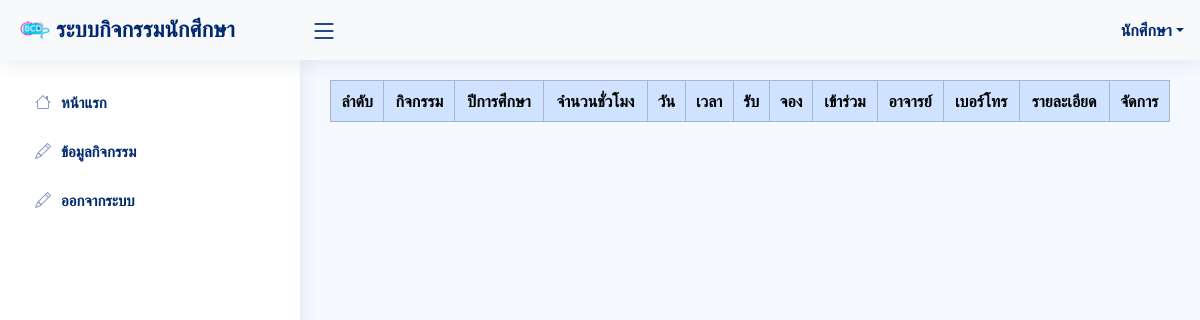
/std/activity.php (signed in), run on an earlier commit of the app's database.
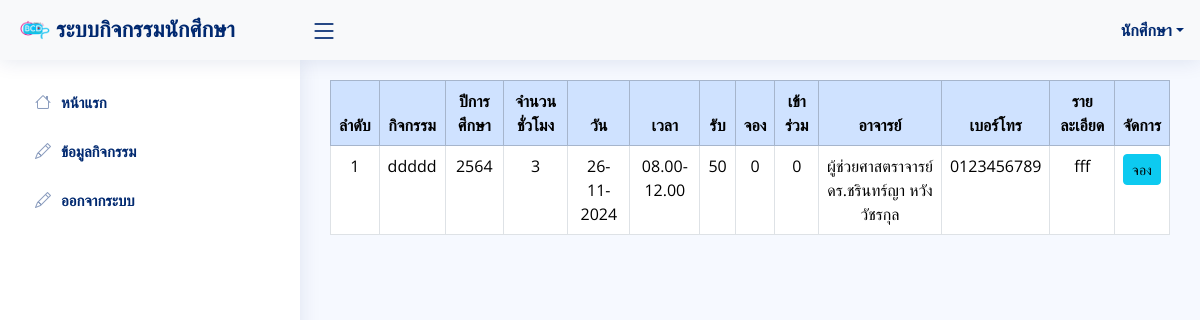
And on a later commit of the database.
### tables this page shows
CREATE TABLE `tbl_activity` (
  `act_id` int(10) NOT NULL,
  `act_name` varchar(100) NOT NULL COMMENT 'ชื่อกิจกรรม',
  `act_year` varchar(10) NOT NULL COMMENT 'ปีการศึกษา',
  `act_hour` int(10) NOT NULL COMMENT 'จำนวนชั่วโมง',
  `act_day` date NOT NULL COMMENT 'วัน',
  `act_time` varchar(20) NOT NULL COMMENT 'เวลา',
  `act_number` int(11) DEFAULT 40 COMMENT 'จำนวนนักศึกษา',
  `act_status` varchar(50) NOT NULL DEFAULT '1' COMMENT 'สถานะการจัดกิจกรรม',
  `tch_id` int(11) NOT NULL COMMENT 'ไอดี อาจารย์',
  `act_phone` varchar(20) NOT NULL COMMENT 'เบอร์โทร',
  `act_details` varchar(500) NOT NULL COMMENT 'รายละเอียดเพิ่มเติม',
  `act_delete` int(1) DEFAULT NULL COMMENT '1 ลบ',
  `adm_id` int(11) NOT NULL COMMENT 'ไอดี แอด',
  `act_stamp` timestamp NOT NULL DEFAULT current_timestamp()
);

CREATE TABLE `tbl_tch` (
  `tch_id` int(11) NOT NULL,
  `tch_mail` varchar(50) NOT NULL,
  `tch_pass` varchar(20) NOT NULL,
  `thc_fname` varchar(50) NOT NULL,
  `thc_lname` varchar(50) NOT NULL,
  `thc_delete` int(1) DEFAULT NULL COMMENT ' 1 ลบ',
  `thc_phone` varchar(10) NOT NULL
);

### std/activity.php (the view, shortened to what this page needs)
<!DOCTYPE html>
<html lang="en">
<?php require_once("./head.php") ?>
<body>
    <?php require_once("./header.php") ?>
    <main id="main" class="main">
        <table class="table table-bordered">
            <thead>
                <tr class="table-primary">
                    <th class="text-center">ลำดับ</th>
                    <th class="text-center">กิจกรรม</th>
                    <th class="text-center">ปีการศึกษา</th>
                    <th class="text-center">จำนวนชั่วโมง</th>
                    <th class="text-center">วัน</th>
                    <th class="text-center">เวลา</th>
                    <th class="text-center">รับ</th>
                    <th class="text-center">จอง</th>
                    <th class="text-center">เข้าร่วม</th>
                    <th class="text-center">อาจารย์</th>
                    <th class="text-center">เบอร์โทร</th>
                    <th class="text-center">รายละเอียด</th>
                    <th class="text-center">จัดการ</th>
                </tr>
            </thead>
            <tbody>
                <?php
                $result = $conn->query("SELECT* FROM tbl_activity WHERE act_delete IS NULL  ORDER BY `act_day` DESC ", PDO::FETCH_OBJ)->fetchAll(PDO::FETCH_OBJ);
                foreach ($result as $key => $row) :
                    $tbl_tch = $conn->query("SELECT * FROM `tbl_tch` WHERE  tch_id='$row->tch_id'", PDO::FETCH_OBJ)->fetch(PDO::FETCH_OBJ);
                    $tbl_bookingdata = $conn->query("SELECT * FROM `tbl_bookingdata` WHERE  act_id='$row->act_id'", PDO::FETCH_OBJ)->fetchAll(PDO::FETCH_OBJ);
                    $tbl_registrationdata = $conn->query("SELECT * FROM `tbl_registrationdata` WHERE  act_id='$row->act_id'", PDO::FETCH_OBJ)->fetchAll(PDO::FETCH_OBJ);
                ?>
                    <tr>
                        <td class="text-center"><?= $key + 1; ?></td>
                        <td class="text-center"><?= $row->act_name; ?></td>
                        <td class="text-center"><?= $row->act_year; ?></td>
                        <td class="text-center"><?= $row->act_hour; ?></td>
                        <td class="text-center"><?= date("d-m-Y", strtotime($row->act_day)); ?></td>
                        <td class="text-center"><?= $row->act_time; ?></td>
                        <td class="text-center"><?= $row->act_number; ?></td>
                        <td class="text-center"><?= count($tbl_bookingdata) ?></td>
                        <td class="text-center"><?= count($tbl_registrationdata) ?></td>
                        <td class="text-center"><?= $tbl_tch->thc_fname . " " . $tbl_tch->thc_lname;; ?></td>
                        <td class="text-center"><?= $row->act_phone; ?></td>
                        <td class="text-center"><?= $row->act_details; ?></td>
                        <td class="text-center">
                            <a href="./MgactivityDetail.php?act_id=<?= $row->act_id; ?>" class="btn btn-info btn-sm">จอง</a>
                        </td>
                    </tr>
                <?php endforeach; ?>
            </tbody>
        </table>
    </main>
</body>
</html>

What changed in the data, as far as the page shows it:
added tbl_activity: act_name "ddddd", act_year "2564", act_hour "3", act_day "26-11-2024", act_time "08.00-12.00", act_number "50", count($tbl_bookingdata) "0", count($tbl_registrationdata) "0", tch.thc_fname "ผู้ช่วยศาสตราจารย์ ดร.ชรินทร์ญา", tch.thc_lname "หวังวัชรกุล", act_phone "0123456789", act_details "fff"
